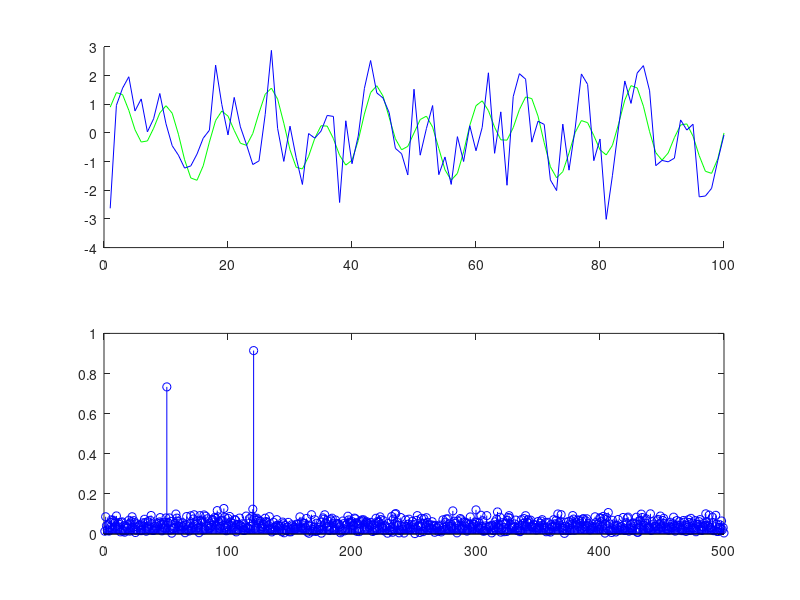

This chart was generated by the following MATLAB code:
Fs = 1000;
T = 1/Fs;
L = 1500;
t = (1:L-1)*T;

S = 0.7 *sin(2*pi*50*t) + sin(2*pi*120*t);

X = S + randn(size(t));
subplot(2,1,1);
hold on;
plot(1000*t(1:100) , S(1:100), 'green' );
plot(1000*t(1:100) , X(1:100) , 'blue' );
hold off;

Y = fft(X);
X = fft(S);
P2 = abs(Y/L);
P4 = abs(X/L);
P1 = P2(1:L/2);
P3 = P4(1:L/2);

P1(2:end-1) = 2*P1(2:end-1);
P3(2:end-1) = 2* P3(2:end-1);
f = Fs * (1:L/2)/L;
hold on;
subplot(2,1,2);
stem(f,P3, 'green');
stem(f,P1, 'blue');
hold off